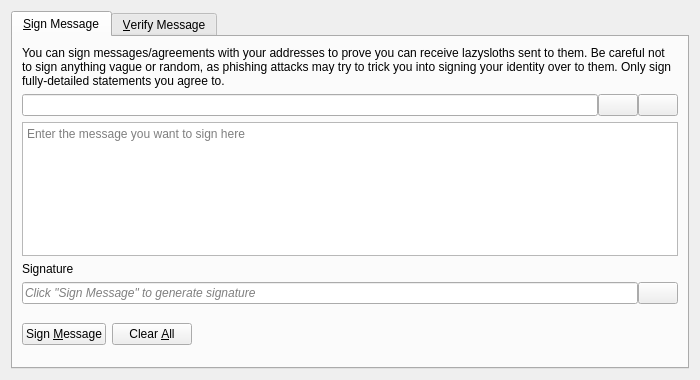
<?xml version="1.0" encoding="UTF-8"?>
<ui version="4.0">
 <class>SignVerifyMessageDialog</class>
 <widget class="QDialog" name="SignVerifyMessageDialog">
  <property name="geometry">
   <rect>
    <x>0</x>
    <y>0</y>
    <width>700</width>
    <height>380</height>
   </rect>
  </property>
  <property name="windowTitle">
   <string>Signatures - Sign / Verify a Message</string>
  </property>
  <property name="modal">
   <bool>true</bool>
  </property>
  <layout class="QVBoxLayout" name="verticalLayout">
   <item>
    <widget class="QTabWidget" name="tabWidget">
     <property name="currentIndex">
      <number>0</number>
     </property>
     <widget class="QWidget" name="tabSignMessage">
      <attribute name="title">
       <string>&amp;Sign Message</string>
      </attribute>
      <layout class="QVBoxLayout" name="verticalLayout_SM">
       <item>
        <widget class="QLabel" name="infoLabel_SM">
         <property name="text">
          <string>You can sign messages/agreements with your addresses to prove you can receive lazysloths sent to them. Be careful not to sign anything vague or random, as phishing attacks may try to trick you into signing your identity over to them. Only sign fully-detailed statements you agree to.</string>
         </property>
         <property name="textFormat">
          <enum>Qt::PlainText</enum>
         </property>
         <property name="wordWrap">
          <bool>true</bool>
         </property>
        </widget>
       </item>
       <item>
        <layout class="QHBoxLayout" name="horizontalLayout_1_SM">
         <property name="spacing">
          <number>0</number>
         </property>
         <item>
          <widget class="QValidatedLineEdit" name="addressIn_SM">
           <property name="toolTip">
            <string>The LazySloth address to sign the message with</string>
           </property>
          </widget>
         </item>
         <item>
          <widget class="QPushButton" name="addressBookButton_SM">
           <property name="toolTip">
            <string>Choose previously used address</string>
           </property>
           <property name="text">
            <string/>
           </property>
           <property name="icon">
            <iconset resource="../bitcoin.qrc">
             <normaloff>:/icons/address-book</normaloff>:/icons/address-book</iconset>
           </property>
           <property name="shortcut">
            <string>Alt+A</string>
           </property>
           <property name="autoDefault">
            <bool>false</bool>
           </property>
          </widget>
         </item>
         <item>
          <widget class="QPushButton" name="pasteButton_SM">
           <property name="toolTip">
            <string>Paste address from clipboard</string>
           </property>
           <property name="text">
            <string/>
           </property>
           <property name="icon">
            <iconset resource="../bitcoin.qrc">
             <normaloff>:/icons/editpaste</normaloff>:/icons/editpaste</iconset>
           </property>
           <property name="shortcut">
            <string>Alt+P</string>
           </property>
           <property name="autoDefault">
            <bool>false</bool>
           </property>
          </widget>
         </item>
        </layout>
       </item>
       <item>
        <widget class="QPlainTextEdit" name="messageIn_SM">
         <property name="toolTip">
          <string>Enter the message you want to sign here</string>
         </property>
         <property name="placeholderText">
          <string>Enter the message you want to sign here</string>
         </property>
        </widget>
       </item>
       <item>
        <widget class="QLabel" name="signatureLabel_SM">
         <property name="text">
          <string>Signature</string>
         </property>
         <property name="textFormat">
          <enum>Qt::PlainText</enum>
         </property>
        </widget>
       </item>
       <item>
        <layout class="QHBoxLayout" name="horizontalLayout_2_SM">
         <property name="spacing">
          <number>0</number>
         </property>
         <item>
          <widget class="QLineEdit" name="signatureOut_SM">
           <property name="placeholderText">
            <string>Click "Sign Message" to generate signature</string>
           </property>
           <property name="font">
            <font>
             <italic>true</italic>
            </font>
           </property>
           <property name="readOnly">
            <bool>true</bool>
           </property>
          </widget>
         </item>
         <item>
          <widget class="QPushButton" name="copySignatureButton_SM">
           <property name="toolTip">
            <string>Copy the current signature to the system clipboard</string>
           </property>
           <property name="text">
            <string/>
           </property>
           <property name="icon">
            <iconset resource="../bitcoin.qrc">
             <normaloff>:/icons/editcopy</normaloff>:/icons/editcopy</iconset>
           </property>
           <property name="autoDefault">
            <bool>false</bool>
           </property>
          </widget>
         </item>
        </layout>
       </item>
       <item>
        <layout class="QHBoxLayout" name="horizontalLayout_3_SM">
         <item>
          <widget class="QPushButton" name="signMessageButton_SM">
           <property name="toolTip">
            <string>Sign the message to prove you own this LazySloth address</string>
           </property>
           <property name="text">
            <string>Sign &amp;Message</string>
           </property>
           <property name="icon">
            <iconset resource="../bitcoin.qrc">
             <normaloff>:/icons/edit</normaloff>:/icons/edit</iconset>
           </property>
           <property name="autoDefault">
            <bool>false</bool>
           </property>
          </widget>
         </item>
         <item>
          <widget class="QPushButton" name="clearButton_SM">
           <property name="toolTip">
            <string>Reset all sign message fields</string>
           </property>
           <property name="text">
            <string>Clear &amp;All</string>
           </property>
           <property name="icon">
            <iconset resource="../bitcoin.qrc">
             <normaloff>:/icons/remove</normaloff>:/icons/remove</iconset>
           </property>
           <property name="autoDefault">
            <bool>false</bool>
           </property>
          </widget>
         </item>
         <item>
          <spacer name="horizontalSpacer_1_SM">
           <property name="orientation">
            <enum>Qt::Horizontal</enum>
           </property>
           <property name="sizeHint" stdset="0">
            <size>
             <width>40</width>
             <height>48</height>
            </size>
           </property>
          </spacer>
         </item>
         <item>
          <widget class="QLabel" name="statusLabel_SM">
           <property name="font">
            <font>
             <weight>75</weight>
             <bold>true</bold>
            </font>
           </property>
           <property name="text">
            <string/>
           </property>
           <property name="wordWrap">
            <bool>true</bool>
           </property>
          </widget>
         </item>
         <item>
          <spacer name="horizontalSpacer_2_SM">
           <property name="orientation">
            <enum>Qt::Horizontal</enum>
           </property>
           <property name="sizeHint" stdset="0">
            <size>
             <width>40</width>
             <height>48</height>
            </size>
           </property>
          </spacer>
         </item>
        </layout>
       </item>
      </layout>
     </widget>
     <widget class="QWidget" name="tabVerifyMessage">
      <attribute name="title">
       <string>&amp;Verify Message</string>
      </attribute>
      <layout class="QVBoxLayout" name="verticalLayout_VM">
       <item>
        <widget class="QLabel" name="infoLabel_VM">
         <property name="text">
          <string>Enter the receiver's address, message (ensure you copy line breaks, spaces, tabs, etc. exactly) and signature below to verify the message. Be careful not to read more into the signature than what is in the signed message itself, to avoid being tricked by a man-in-the-middle attack. Note that this only proves the signing party receives with the address, it cannot prove sendership of any transaction!</string>
         </property>
         <property name="textFormat">
          <enum>Qt::PlainText</enum>
         </property>
         <property name="alignment">
          <set>Qt::AlignLeading|Qt::AlignLeft|Qt::AlignTop</set>
         </property>
         <property name="wordWrap">
          <bool>true</bool>
         </property>
        </widget>
       </item>
       <item>
        <layout class="QHBoxLayout" name="horizontalLayout_1_VM">
         <property name="spacing">
          <number>0</number>
         </property>
         <item>
          <widget class="QValidatedLineEdit" name="addressIn_VM">
           <property name="toolTip">
            <string>The LazySloth address the message was signed with</string>
           </property>
          </widget>
         </item>
         <item>
          <widget class="QPushButton" name="addressBookButton_VM">
           <property name="toolTip">
            <string>Choose previously used address</string>
           </property>
           <property name="text">
            <string/>
           </property>
           <property name="icon">
            <iconset resource="../bitcoin.qrc">
             <normaloff>:/icons/address-book</normaloff>:/icons/address-book</iconset>
           </property>
           <property name="shortcut">
            <string>Alt+A</string>
           </property>
           <property name="autoDefault">
            <bool>false</bool>
           </property>
          </widget>
         </item>
        </layout>
       </item>
       <item>
        <widget class="QPlainTextEdit" name="messageIn_VM">
          <property name="toolTip">
            <string>The signed message to verify</string>
          </property>
          <property name="placeholderText">
            <string>The signed message to verify</string>
          </property>
        </widget>
       </item>
       <item>
        <widget class="QValidatedLineEdit" name="signatureIn_VM">
          <property name="toolTip">
            <string>The signature given when the message was signed</string>
          </property>
          <property name="placeholderText">
            <string>The signature given when the message was signed</string>
          </property>
        </widget>
       </item>
       <item>
        <layout class="QHBoxLayout" name="horizontalLayout_2_VM">
         <item>
          <widget class="QPushButton" name="verifyMessageButton_VM">
           <property name="toolTip">
            <string>Verify the message to ensure it was signed with the specified LazySloth address</string>
           </property>
           <property name="text">
            <string>Verify &amp;Message</string>
           </property>
           <property name="icon">
            <iconset resource="../bitcoin.qrc">
             <normaloff>:/icons/transaction_0</normaloff>:/icons/transaction_0</iconset>
           </property>
           <property name="autoDefault">
            <bool>false</bool>
           </property>
          </widget>
         </item>
         <item>
          <widget class="QPushButton" name="clearButton_VM">
           <property name="toolTip">
            <string>Reset all verify message fields</string>
           </property>
           <property name="text">
            <string>Clear &amp;All</string>
           </property>
           <property name="icon">
            <iconset resource="../bitcoin.qrc">
             <normaloff>:/icons/remove</normaloff>:/icons/remove</iconset>
           </property>
           <property name="autoDefault">
            <bool>false</bool>
           </property>
          </widget>
         </item>
         <item>
          <spacer name="horizontalSpacer_1_VM">
           <property name="orientation">
            <enum>Qt::Horizontal</enum>
           </property>
           <property name="sizeHint" stdset="0">
            <size>
             <width>40</width>
             <height>48</height>
            </size>
           </property>
          </spacer>
         </item>
         <item>
          <widget class="QLabel" name="statusLabel_VM">
           <property name="font">
            <font>
             <weight>75</weight>
             <bold>true</bold>
            </font>
           </property>
           <property name="text">
            <string/>
           </property>
           <property name="wordWrap">
            <bool>true</bool>
           </property>
          </widget>
         </item>
         <item>
          <spacer name="horizontalSpacer_2_VM">
           <property name="orientation">
            <enum>Qt::Horizontal</enum>
           </property>
           <property name="sizeHint" stdset="0">
            <size>
             <width>40</width>
             <height>48</height>
            </size>
           </property>
          </spacer>
         </item>
        </layout>
       </item>
      </layout>
     </widget>
    </widget>
   </item>
  </layout>
 </widget>
 <customwidgets>
  <customwidget>
   <class>QValidatedLineEdit</class>
   <extends>QLineEdit</extends>
   <header>qt/qvalidatedlineedit.h</header>
  </customwidget>
 </customwidgets>
 <resources>
  <include location="../bitcoin.qrc"/>
 </resources>
 <connections/>
</ui>
